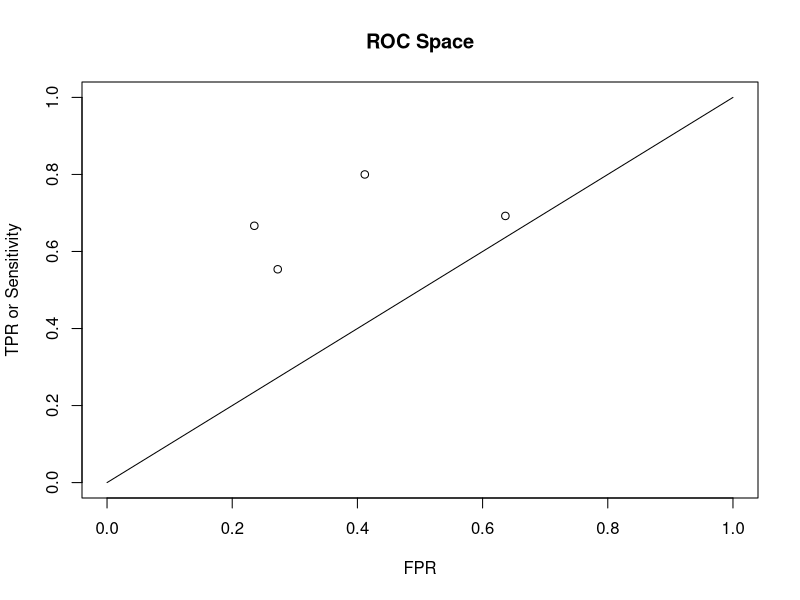

Here is the R script that generated this plot:

# Homework 7 submission. 
# Victor Aluko

x_points <- c(0.6364,0.2727,0.2353,0.4118)
y_points <- c(0.6923,0.5538,0.6667,0.8)

xd <- c(0:1); yd <- xd
plot(x_points, y_points, main = "ROC Space", xlab = "FPR", ylab = "TPR or Sensitivity", type = "p", xlim = 0:1, ylim = 0:1)
lines(c(0:1), c(0:1), type="l")